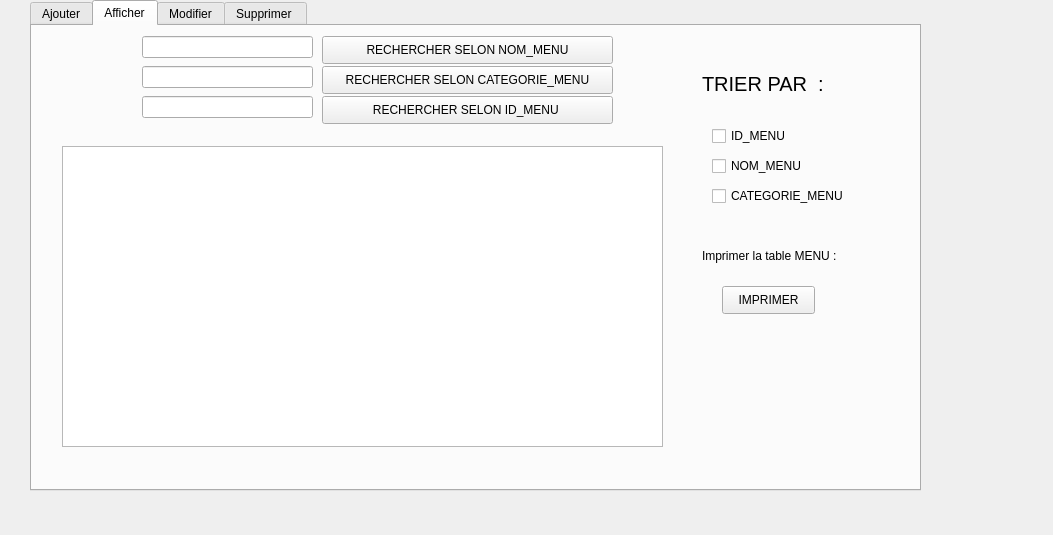
<?xml version="1.0" encoding="UTF-8"?>
<ui version="4.0">
 <class>gestion_menu</class>
 <widget class="QWidget" name="gestion_menu">
  <property name="geometry">
   <rect>
    <x>0</x>
    <y>0</y>
    <width>1053</width>
    <height>535</height>
   </rect>
  </property>
  <property name="windowTitle">
   <string>Form</string>
  </property>
  <property name="styleSheet">
   <string notr="true"/>
  </property>
  <widget class="QTabWidget" name="tabWidget">
   <property name="geometry">
    <rect>
     <x>30</x>
     <y>0</y>
     <width>891</width>
     <height>491</height>
    </rect>
   </property>
   <property name="currentIndex">
    <number>1</number>
   </property>
   <widget class="QWidget" name="tab">
    <attribute name="title">
     <string>Ajouter</string>
    </attribute>
    <widget class="QLabel" name="label">
     <property name="geometry">
      <rect>
       <x>230</x>
       <y>40</y>
       <width>151</width>
       <height>20</height>
      </rect>
     </property>
     <property name="text">
      <string>ID_MENU</string>
     </property>
    </widget>
    <widget class="QLabel" name="label_2">
     <property name="geometry">
      <rect>
       <x>220</x>
       <y>90</y>
       <width>151</width>
       <height>20</height>
      </rect>
     </property>
     <property name="text">
      <string>NOM_MENU</string>
     </property>
    </widget>
    <widget class="QLabel" name="label_3">
     <property name="geometry">
      <rect>
       <x>200</x>
       <y>140</y>
       <width>181</width>
       <height>20</height>
      </rect>
     </property>
     <property name="text">
      <string>CATEGORIE_MENU</string>
     </property>
    </widget>
    <widget class="QLabel" name="label_4">
     <property name="geometry">
      <rect>
       <x>210</x>
       <y>190</y>
       <width>151</width>
       <height>20</height>
      </rect>
     </property>
     <property name="text">
      <string>PRIX_MENU</string>
     </property>
    </widget>
    <widget class="QPushButton" name="pb_ajouter">
     <property name="geometry">
      <rect>
       <x>480</x>
       <y>220</y>
       <width>101</width>
       <height>31</height>
      </rect>
     </property>
     <property name="styleSheet">
      <string notr="true"/>
     </property>
     <property name="text">
      <string>AJOUTER</string>
     </property>
    </widget>
    <widget class="QLineEdit" name="le_id">
     <property name="geometry">
      <rect>
       <x>340</x>
       <y>40</y>
       <width>113</width>
       <height>22</height>
      </rect>
     </property>
    </widget>
    <widget class="QLineEdit" name="le_nom">
     <property name="geometry">
      <rect>
       <x>340</x>
       <y>90</y>
       <width>113</width>
       <height>22</height>
      </rect>
     </property>
    </widget>
    <widget class="QLineEdit" name="la_categorie">
     <property name="geometry">
      <rect>
       <x>340</x>
       <y>140</y>
       <width>113</width>
       <height>22</height>
      </rect>
     </property>
    </widget>
    <widget class="QLineEdit" name="le_prix">
     <property name="geometry">
      <rect>
       <x>340</x>
       <y>190</y>
       <width>113</width>
       <height>22</height>
      </rect>
     </property>
    </widget>
   </widget>
   <widget class="QWidget" name="tab_2">
    <attribute name="title">
     <string>Afficher</string>
    </attribute>
    <widget class="QTableView" name="tableView">
     <property name="geometry">
      <rect>
       <x>30</x>
       <y>120</y>
       <width>601</width>
       <height>301</height>
      </rect>
     </property>
    </widget>
    <widget class="QCheckBox" name="check_box_id">
     <property name="geometry">
      <rect>
       <x>680</x>
       <y>100</y>
       <width>101</width>
       <height>20</height>
      </rect>
     </property>
     <property name="text">
      <string>ID_MENU</string>
     </property>
    </widget>
    <widget class="QLabel" name="label_9">
     <property name="geometry">
      <rect>
       <x>670</x>
       <y>50</y>
       <width>161</width>
       <height>16</height>
      </rect>
     </property>
     <property name="styleSheet">
      <string notr="true">font-size:20px;</string>
     </property>
     <property name="text">
      <string>TRIER PAR  :</string>
     </property>
    </widget>
    <widget class="QPushButton" name="pushButton">
     <property name="geometry">
      <rect>
       <x>290</x>
       <y>10</y>
       <width>291</width>
       <height>28</height>
      </rect>
     </property>
     <property name="text">
      <string>RECHERCHER SELON NOM_MENU</string>
     </property>
    </widget>
    <widget class="QLineEdit" name="searchtxt">
     <property name="geometry">
      <rect>
       <x>110</x>
       <y>10</y>
       <width>171</width>
       <height>22</height>
      </rect>
     </property>
    </widget>
    <widget class="QCheckBox" name="check_box_nom">
     <property name="geometry">
      <rect>
       <x>680</x>
       <y>130</y>
       <width>151</width>
       <height>20</height>
      </rect>
     </property>
     <property name="text">
      <string>NOM_MENU</string>
     </property>
    </widget>
    <widget class="QCheckBox" name="check_box_categorie">
     <property name="geometry">
      <rect>
       <x>680</x>
       <y>160</y>
       <width>181</width>
       <height>20</height>
      </rect>
     </property>
     <property name="text">
      <string>CATEGORIE_MENU</string>
     </property>
    </widget>
    <widget class="QLineEdit" name="searchtxt_2">
     <property name="geometry">
      <rect>
       <x>110</x>
       <y>40</y>
       <width>171</width>
       <height>22</height>
      </rect>
     </property>
     <property name="text">
      <string/>
     </property>
    </widget>
    <widget class="QPushButton" name="pushButton_2">
     <property name="geometry">
      <rect>
       <x>290</x>
       <y>40</y>
       <width>291</width>
       <height>28</height>
      </rect>
     </property>
     <property name="text">
      <string>RECHERCHER SELON CATEGORIE_MENU</string>
     </property>
    </widget>
    <widget class="QLineEdit" name="searchtxt_3">
     <property name="geometry">
      <rect>
       <x>110</x>
       <y>70</y>
       <width>171</width>
       <height>22</height>
      </rect>
     </property>
     <property name="text">
      <string/>
     </property>
    </widget>
    <widget class="QPushButton" name="pushButton_3">
     <property name="geometry">
      <rect>
       <x>290</x>
       <y>70</y>
       <width>291</width>
       <height>28</height>
      </rect>
     </property>
     <property name="text">
      <string>RECHERCHER SELON ID_MENU </string>
     </property>
    </widget>
    <widget class="QLabel" name="label_10">
     <property name="geometry">
      <rect>
       <x>670</x>
       <y>220</y>
       <width>201</width>
       <height>20</height>
      </rect>
     </property>
     <property name="text">
      <string>Imprimer la table MENU :</string>
     </property>
    </widget>
    <widget class="QPushButton" name="pb_imprimer_menu">
     <property name="geometry">
      <rect>
       <x>690</x>
       <y>260</y>
       <width>93</width>
       <height>28</height>
      </rect>
     </property>
     <property name="text">
      <string>IMPRIMER</string>
     </property>
    </widget>
   </widget>
   <widget class="QWidget" name="tab_3">
    <attribute name="title">
     <string>Modifier</string>
    </attribute>
    <widget class="QLabel" name="label_5">
     <property name="geometry">
      <rect>
       <x>210</x>
       <y>150</y>
       <width>141</width>
       <height>20</height>
      </rect>
     </property>
     <property name="text">
      <string>CATEGORIE_MENU</string>
     </property>
    </widget>
    <widget class="QLabel" name="label_6">
     <property name="geometry">
      <rect>
       <x>220</x>
       <y>200</y>
       <width>161</width>
       <height>20</height>
      </rect>
     </property>
     <property name="text">
      <string>PRIX_MENU</string>
     </property>
    </widget>
    <widget class="QLabel" name="label_7">
     <property name="geometry">
      <rect>
       <x>230</x>
       <y>50</y>
       <width>111</width>
       <height>20</height>
      </rect>
     </property>
     <property name="text">
      <string>ID_MENU</string>
     </property>
    </widget>
    <widget class="QLabel" name="label_8">
     <property name="geometry">
      <rect>
       <x>230</x>
       <y>100</y>
       <width>141</width>
       <height>20</height>
      </rect>
     </property>
     <property name="text">
      <string>NOM_MENU</string>
     </property>
    </widget>
    <widget class="QLineEdit" name="lineEdit">
     <property name="geometry">
      <rect>
       <x>360</x>
       <y>50</y>
       <width>113</width>
       <height>22</height>
      </rect>
     </property>
    </widget>
    <widget class="QLineEdit" name="lineEdit_2">
     <property name="geometry">
      <rect>
       <x>360</x>
       <y>100</y>
       <width>113</width>
       <height>22</height>
      </rect>
     </property>
    </widget>
    <widget class="QLineEdit" name="lineEdit_3">
     <property name="geometry">
      <rect>
       <x>360</x>
       <y>150</y>
       <width>113</width>
       <height>22</height>
      </rect>
     </property>
    </widget>
    <widget class="QLineEdit" name="lineEdit_4">
     <property name="geometry">
      <rect>
       <x>360</x>
       <y>200</y>
       <width>113</width>
       <height>22</height>
      </rect>
     </property>
    </widget>
    <widget class="QPushButton" name="pb_modifier">
     <property name="geometry">
      <rect>
       <x>490</x>
       <y>230</y>
       <width>93</width>
       <height>28</height>
      </rect>
     </property>
     <property name="text">
      <string>MODIFIER</string>
     </property>
    </widget>
   </widget>
   <widget class="QWidget" name="tab_4">
    <attribute name="title">
     <string>Supprimer </string>
    </attribute>
    <widget class="QLineEdit" name="text_delete">
     <property name="geometry">
      <rect>
       <x>300</x>
       <y>110</y>
       <width>113</width>
       <height>22</height>
      </rect>
     </property>
    </widget>
    <widget class="QPushButton" name="pb_supprimer">
     <property name="geometry">
      <rect>
       <x>460</x>
       <y>110</y>
       <width>93</width>
       <height>28</height>
      </rect>
     </property>
     <property name="text">
      <string>SUPPRIMER</string>
     </property>
    </widget>
    <widget class="QLabel" name="label_11">
     <property name="geometry">
      <rect>
       <x>50</x>
       <y>40</y>
       <width>341</width>
       <height>61</height>
      </rect>
     </property>
     <property name="text">
      <string>Veuillez saisir l'identifiant du menu à supprimer :</string>
     </property>
    </widget>
   </widget>
  </widget>
 </widget>
 <resources/>
 <connections/>
</ui>
